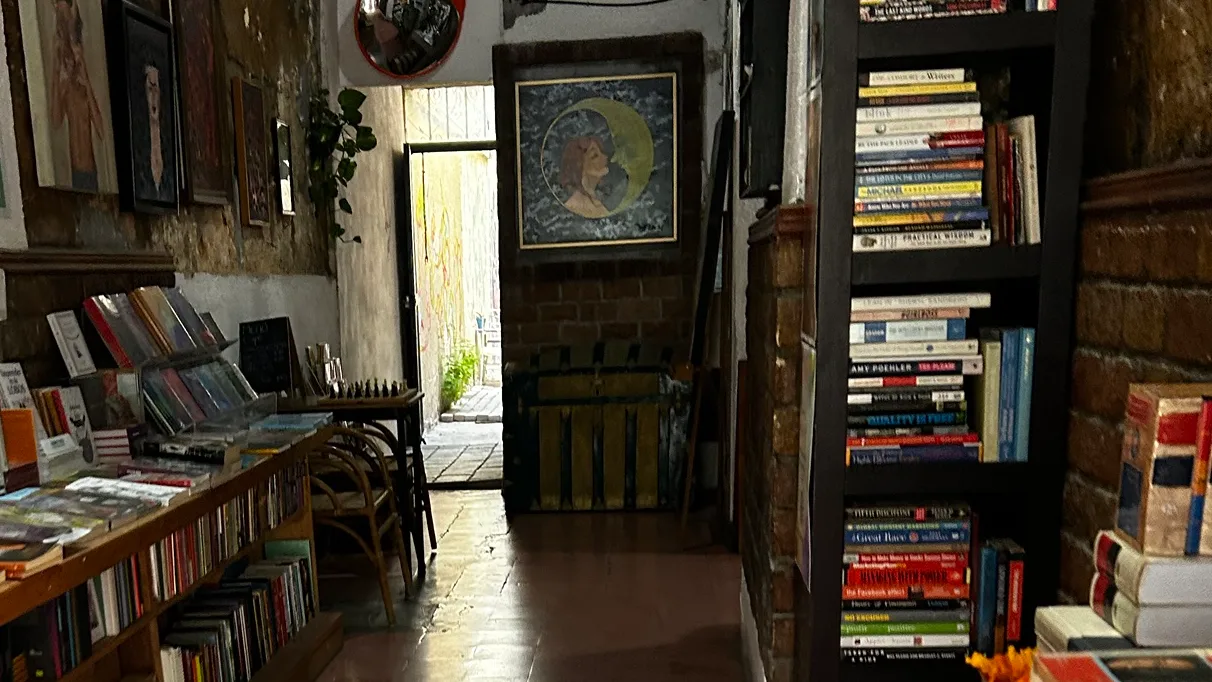
#> input picture assets/img/01-entrada-pasillo.webp, 1212 x 682 px, given in place of oficial-mesa-800.webp, which was not available
$ python palette.py
#> lines starting #> are read from the running program, lines starting #| are printed output that depends on the picture
import colorsys, glob, json, os
from PIL import Image

ROOT = os.path.abspath(os.path.join(os.path.dirname(__file__), '..', '..'))

def hsl(rgb):
    r, g, b = [v / 255 for v in rgb]
    h, l, s = colorsys.rgb_to_hls(r, g, b)
    return round(h * 360), round(s * 100), round(l * 100)

def dominant(path, k=6):
#> called with path = 'assets/img/oficial-mesa-800.webp', k = 6
    im = Image.open(path).convert('RGB')
#> im is the input picture: PIL image 1212x682 RGB; mean R, G, B 68.8, 59, 45.8
    im.thumbnail((200, 200))
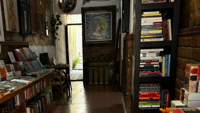
#> im: PIL image 200x113 RGB; mean R, G, B 68.7, 58.9, 45.7
    q = im.quantize(colors=k, method=Image.Quantize.MEDIANCUT)
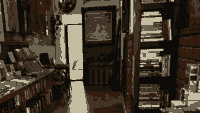
#> q: PIL image 200x113 P; mean R, G, B 66.3, 56.5, 43.4
    pal = q.getpalette()[: k * 3]
#> pal = [196, 189, 161, 108, 99, 81, 66, 53, 40, 51, 28, 14, 30, 23, 13, 13, 11, 7]
    counts = sorted(q.getcolors(), reverse=True)
#> counts = [(4647, 5), (4498, 2), (4299, 4), (3427, 1), (3320, 3), (2409, 0)]
    out = []
    total = sum(c for c, _ in counts)
#> total = 22600
    for c, idx in counts:
        rgb = tuple(pal[idx * 3: idx * 3 + 3])
        out.append((round(100 * c / total), rgb))
#> this loop made 6 passes
#> (c, idx, rgb) on passes 1 to 6: (4647, 5, (13, 11, 7)), (4498, 2, (66, 53, 40)), (4299, 4, (30, 23, 13)), (3427, 1, (108, 99, 81)), (3320, 3, (51, 28, 14)), (2409, 0, (196, 189, 161))
#> after the loop, out = [(21, (13, 11, 7)), (20, (66, 53, 40)), (19, (30, 23, 13)), (15, (108, 99, 81)), (15, (51, 28, 14)), (11, (196, 189, 161))]
    return out

def hexs(rgb):
    return '#%02x%02x%02x' % rgb

print('== COLORES DOMINANTES DE LAS PAREDES (fotos del espacio) ==')
photos = ['oficial-mesa-800.webp', 'oficial-rincon-800.webp', '03-home-sala-central-800.webp', '01-entrada-pasillo-800.webp', '04-experiencia-libreros-800.webp', '05-talleres-ajedrez-800.webp']
acc_s = []
for p in photos:
    path = os.path.join(ROOT, 'assets', 'img', p)
    d = dominant(path)
#> d has the same summary as out in dominant
    line = ' '.join(f'{pc}%{hexs(rgb)}(S{hsl(rgb)[1]})' for pc, rgb in d[:5])
    print(f'{p:36s} {line}')
#| oficial-mesa-800.webp                21%#0d0b07(S30) 20%#423528(S25) 19%#1e170d(S40) 15%#6c6351(S14) 15%#331c0e(S57)
    for pc, rgb in d:
        h, s, l = hsl(rgb)
        if 15 <= l <= 85:
            acc_s.append((pc, s))
#> this loop made 6 passes
#> (pc, rgb, r in hsl, g in hsl, b in hsl, h, l, s) on passes 1 to 6: (21, (13, 11, 7), 0.051, 0.0431, 0.0275, 40, 4, 30), (20, (66, 53, 40), 0.259, 0.208, 0.157, 30, 21, 25), (19, (30, 23, 13), 0.118, 0.0902, 0.051, 35, 8, 40), (15, (108, 99, 81), 0.424, 0.388, 0.318, 40, 37, 14), (15, (51, 28, 14), 0.2, 0.11, 0.0549, 23, 13, 57), (11, (196, 189, 161), 0.769, 0.741, 0.631, 48, 70, 23)
#> after the loop, acc_s = [(20, 25), (15, 14), (11, 23)]
#> pass 2 of the loop `for p in photos:`:
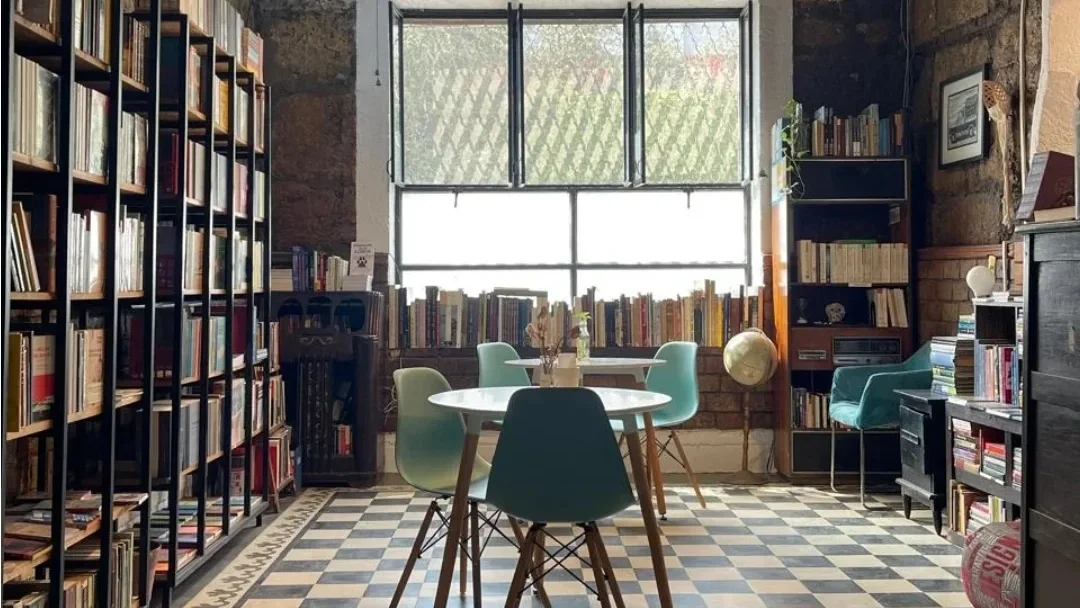
#> input picture assets/img/03-home-sala-central.webp, 1080 x 608 px, given in place of oficial-rincon-800.webp, which was not available
#> in dominant, im is the input picture: PIL image 1080x608 RGB; mean R, G, B 111.1, 106.2, 100.4
#> in dominant (call 2), `im.thumbnail((200, 200))`:
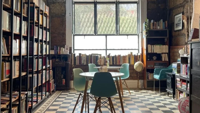
#> im: PIL image 200x113 RGB; mean R, G, B 111.2, 106.3, 100.5
#> in dominant (call 2), `q = im.quantize(colors=k, method=Image.Quantize.MEDIANCUT)`:
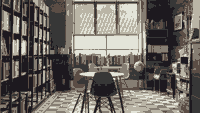
#> q: PIL image 200x113 P; mean R, G, B 110.8, 105.6, 99.7
#> pal = [227, 228, 217, 186, 181, 166, 134, 126, 115, 91, 77, 69, 55, 55, 55, 29, 25, 31]
#> counts = [(4652, 5), (4590, 2), (3856, 4), (3848, 1), (3354, 3), (2300, 0)]
#> the loop in dominant (call 2), `for c, idx in counts:` made 6 passes
#> (c, idx, rgb) on passes 1 to 6: (4652, 5, (29, 25, 31)), (4590, 2, (134, 126, 115)), (3856, 4, (55, 55, 55)), (3848, 1, (186, 181, 166)), (3354, 3, (91, 77, 69)), (2300, 0, (227, 228, 217))
#> after the loop in dominant (call 2), `for c, idx in counts:`: out = [(21, (29, 25, 31)), (20, (134, 126, 115)), (17, (55, 55, 55)), (17, (186, 181, 166)), (15, (91, 77, 69)), (10, (227, 228, 217))]
#> d has the same summary as out in dominant
#| oficial-rincon-800.webp              21%#1d191f(S11) 20%#867e73(S8) 17%#373737(S0) 17%#bab5a6(S13) 15%#5b4d45(S14)
#> the loop `for pc, rgb in d:` made 6 passes
#> (pc, rgb, r in hsl, g in hsl, b in hsl, h, l, s) on passes 1 to 6: (21, (29, 25, 31), 0.114, 0.098, 0.122, 280, 11, 11), (20, (134, 126, 115), 0.525, 0.494, 0.451, 35, 49, 8), (17, (55, 55, 55), 0.216, 0.216, 0.216, 0, 22, 0), (17, (186, 181, 166), 0.729, 0.71, 0.651, 45, 69, 13), (15, (91, 77, 69), 0.357, 0.302, 0.271, 22, 31, 14), (10, (227, 228, 217), 0.89, 0.894, 0.851, 65, 87, 17)
#> after the loop `for pc, rgb in d:`: acc_s = [(20, 25), (15, 14), (11, 23), (20, 8), (17, 0), (17, 13), (15, 14)]
#> pass 3 of the loop `for p in photos:`:
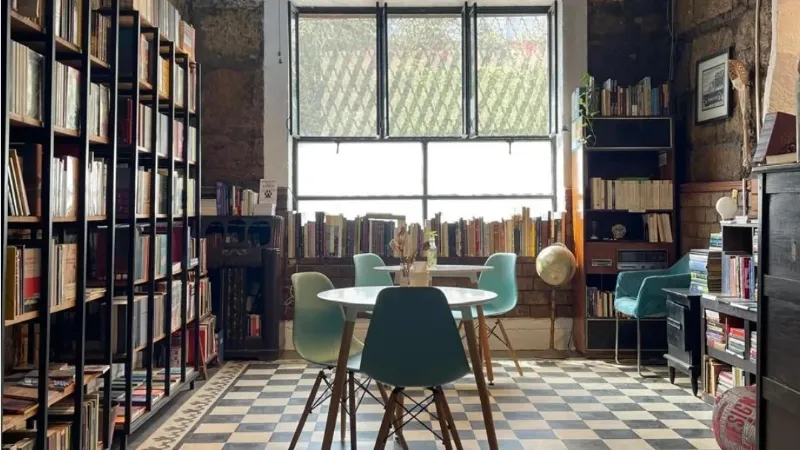
#> input picture assets/img/03-home-sala-central-800.webp, 800 x 450 px
#> in dominant, im is the input picture: PIL image 800x450 RGB; mean R, G, B 110.7, 105.8, 100
#> in dominant (call 3), `im.thumbnail((200, 200))`:
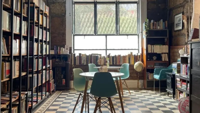
#> im: PIL image 200x113 RGB; mean R, G, B 110.9, 106, 100.1
#> in dominant (call 3), `q = im.quantize(colors=k, method=Image.Quantize.MEDIANCUT)`:
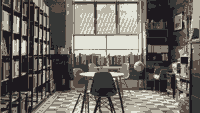
#> q: PIL image 200x113 P; mean R, G, B 110.4, 105.7, 99.4
#> pal = [227, 228, 217, 185, 180, 165, 133, 126, 115, 90, 77, 69, 54, 55, 54, 29, 25, 30]
#> counts = [(4594, 2), (4454, 5), (4018, 4), (3853, 1), (3389, 3), (2292, 0)]
#> the loop in dominant (call 3), `for c, idx in counts:` made 6 passes
#> (c, idx, rgb) on passes 1 to 6: (4594, 2, (133, 126, 115)), (4454, 5, (29, 25, 30)), (4018, 4, (54, 55, 54)), (3853, 1, (185, 180, 165)), (3389, 3, (90, 77, 69)), (2292, 0, (227, 228, 217))
#> after the loop in dominant (call 3), `for c, idx in counts:`: out = [(20, (133, 126, 115)), (20, (29, 25, 30)), (18, (54, 55, 54)), (17, (185, 180, 165)), (15, (90, 77, 69)), (10, (227, 228, 217))]
#> d has the same summary as out in dominant
#| 03-home-sala-central-800.webp        20%#857e73(S7) 20%#1d191e(S9) 18%#363736(S1) 17%#b9b4a5(S12) 15%#5a4d45(S13)
#> the loop `for pc, rgb in d:` made 6 passes
#> (pc, rgb, r in hsl, g in hsl, b in hsl, h, l, s) on passes 1 to 6: (20, (133, 126, 115), 0.522, 0.494, 0.451, 37, 49, 7), (20, (29, 25, 30), 0.114, 0.098, 0.118, 288, 11, 9), (18, (54, 55, 54), 0.212, 0.216, 0.212, 120, 21, 1), (17, (185, 180, 165), 0.725, 0.706, 0.647, 45, 69, 12), (15, (90, 77, 69), 0.353, 0.302, 0.271, 23, 31, 13), (10, (227, 228, 217), 0.89, 0.894, 0.851, 65, 87, 17)
#> after the loop `for pc, rgb in d:`: acc_s = [(20, 25), (15, 14), (11, 23), (20, 8), (17, 0), (17, 13), (15, 14), (20, 7), (18, 1), (17, 12), (15, 13)]
#> the loop made 6 passes; the first 3 are shown
tot = sum(pc for pc, _ in acc_s)
print('saturación media ponderada de los tonos medios de las fotos: S ≈', round(sum(pc * s for pc, s in acc_s) / tot), '%')

print('\n== PALETA ACTUAL (tokens) ==')
#> (the run stopped early here; a loop or call above may not have finished)
